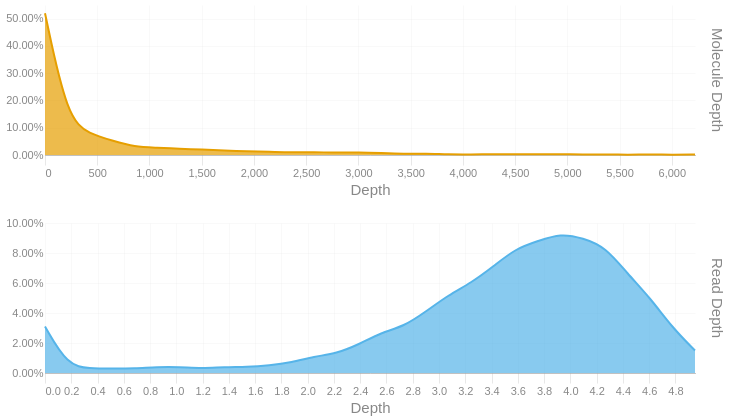

Notebook cell for this chart:
### Code cell
readdep = depth_hist(tb['Read Depth'], q99, 3)
readdep = readdep.with_columns(pl.lit('Read Depth').alias('Metric'))
if not SKIPLR:
    moldep = depth_hist(tb['Molecule Depth'], mol_q99, 1)
    moldep = moldep.with_columns(pl.lit('Molecule Depth').alias('Metric'))
    _hist = pl.concat([readdep, moldep])
    _hist = _hist.filter(pl.col('Proportion') != 0)
    with SafeRender(_hist):
        (
            alt.Chart(_hist)        
            .mark_area(interpolate = "basis")
            .encode(
                x=alt.X('Bin:Q').scale(domainMin=0).axis(alt.Axis(title='Depth')),
                y = alt.Y('Proportion:Q', title = None).axis(format = '.2%'),
                color = alt.Color('Metric:N').legend(None),
                row = alt.Row("Metric:N").header(title = None, labelOrient = 'right'),
                tooltip = [
                    alt.Tooltip("Metric:N", title = "Metric"),
                    alt.Tooltip('Interval:N', title = "Depth Interval"),
                    alt.Tooltip('Proportion:Q', title = "% Alignments").format('.2%')
                ]
            )
            .resolve_scale(x='independent', y='independent')
            .properties(
                height = 150, width = 650,
                usermeta={'embedOptions': {'downloadFileName': f'{samplename}.depth.hist'}}
            )
        ).display()
else:
    readdep = readdep.filter(pl.col('Proportion') != 0)
    with SafeRender(readdep):
        (
            alt.Chart(readdep)        
            .mark_area(interpolate = "basis")
            .encode(
                x=alt.X('Bin:Q').scale(domainMin=0).axis(alt.Axis(title='Depth')),
                y = alt.Y('Proportion:Q', title = None).axis(format = '.2%'),
                tooltip = [
                    alt.Tooltip('Interval:N', title = "Depth Interval"),
                    alt.Tooltip('Proportion:Q', title = "% Alignments").format('.2%')
                ]
            )
            .properties(
                usermeta={'embedOptions': {'downloadFileName': f'{samplename}.depth.hist'}}
            )
        ).display()

### Figure 1 — Vega-Lite specification as saved in the notebook (floating-point values rounded to 4 significant figures)
{"width": 650, "height": 150, "config": {"title": {"anchor": "start", "dy": -15, "fontSize": 18, "color": "#888888", "subtitleColor": "#888888", "subtitleFontSize": 14}, "arc": {"fill": "#0072B2"}, "axis": {"domainColor": "#888888", "domainWidth": 0.5, "gridWidth": 0.2, "grid": false, "titleFontWeight": 400, "titleFontSize": 15, "labelFontSize": 11, "labelColor": "#888888", "tickColor": "#888888", "tickWidth": 0.2, "titleColor": "#888888"}, "axisBand": {"grid": false}, "axisX": {"grid": true, "tickSize": 10, "domainCap": "round"}, "axisY": {"domain": false, "grid": true, "tickSize": 0, "domainCap": "round"}, "background": "transparent", "header": {"labelFontSize": 15, "labelColor": "#888888", "titleFontSize": 15, "titleFontWeight": 600, "titleColor": "#888888"}, "legend": {"labelFont": "sans-serif", "labelFontSize": 12, "labelColor": "#888888", "symbolSize": 100, "symbolType": "circle", "titleFontSize": 12, "titlePadding": 10, "titleColor": "#888888", "title": null}, "range": {"category": ["#E69F00", "#56B4E9", "#009E73", "#F0E442", "#0072B2", "#D55E00", "#CC79A7", "#000000"], "diverging": ["#cfe8f3", "#a2d4ec", "#73bfe2", "#46abdb", "#1696d2", "#12719e"]}, "area": {"fill": "#0072B2", "fillOpacity": 0.7, "line": true, "strokeOpacity": 0.7}, "line": {"color": "#0072B2", "stroke": "#0072B2", "strokeWidth": 2}, "trail": {"color": "#0072B2", "stroke": "#0072B2", "strokeWidth": 0, "size": 1}, "point": {"filled": true, "fillOpacity": 1.0, "size": 95}, "text": {"color": "#888888", "fontSize": 11, "align": "right", "fontWeight": 400, "size": 11}, "bar": {"fill": "#0072B2", "stroke": null}, "view": {"stroke": null, "continuousWidth": 660, "continuousHeight": 400}}, "data": {"name": "data-7b28c6ea65c0bbb6fe149af203a35184"}, "mark": {"type": "area", "interpolate": "basis"}, "encoding": {"color": {"field": "Metric", "legend": null, "type": "nominal"}, "row": {"field": "Metric", "header": {"title": null, "labelOrient": "right"}, "type": "nominal"}, "tooltip": [{"field": "Metric", "title": "Metric", "type": "nominal"}, {"field": "Interval", "title": "Depth Interval", "type": "nominal"}, {"field": "Proportion", "format": ".2%", "title": "% Alignments", "type": "quantitative"}], "x": {"axis": {"title": "Depth"}, "field": "Bin", "scale": {"domainMin": 0}, "type": "quantitative"}, "y": {"axis": {"format": ".2%"}, "field": "Proportion", "title": null, "type": "quantitative"}}, "resolve": {"scale": {"x": "independent", "y": "independent"}}, "usermeta": {"embedOptions": {"downloadFileName": "S6_Musquodoboit_1545.depth.hist"}}, "$schema": "https://vega.github.io/schema/vega-lite/v6.1.0.json", "datasets": {"data-7b28c6ea65c0bbb6fe149af203a35184": [{"Bin": 0.0, "Interval": "0.0-0.171", "Proportion": 0.031, "Metric": "Read Depth"}, {"Bin": 0.171, "Interval": "0.171-0.341", "Proportion": 0.005, "Metric": "Read Depth"}, {"Bin": 0.341, "Interval": "0.341-0.512", "Proportion": 0.003, "Metric": "Read Depth"}, {"Bin": 0.512, "Interval": "0.512-0.683", "Proportion": 0.003, "Metric": "Read Depth"}, {"Bin": 0.683, "Interval": "0.683-0.853", "Proportion": 0.003, "Metric": "Read Depth"}, {"Bin": 0.853, "Interval": "0.853-1.024", "Proportion": 0.004, "Metric": "Read Depth"}, {"Bin": 1.024, "Interval": "1.024-1.195", "Proportion": 0.004, "Metric": "Read Depth"}, {"Bin": 1.195, "Interval": "1.195-1.365", "Proportion": 0.003, "Metric": "Read Depth"}, {"Bin": 1.365, "Interval": "1.365-1.536", "Proportion": 0.004, "Metric": "Read Depth"}, {"Bin": 1.536, "Interval": "1.536-1.707", "Proportion": 0.004, "Metric": "Read Depth"}, {"Bin": 1.707, "Interval": "1.707-1.877", "Proportion": 0.005, "Metric": "Read Depth"}, {"Bin": 1.877, "Interval": "1.877-2.048", "Proportion": 0.007, "Metric": "Read Depth"}, {"Bin": 2.048, "Interval": "2.048-2.219", "Proportion": 0.011, "Metric": "Read Depth"}, {"Bin": 2.219, "Interval": "2.219-2.389", "Proportion": 0.013, "Metric": "Read Depth"}, {"Bin": 2.389, "Interval": "2.389-2.56", "Proportion": 0.019, "Metric": "Read Depth"}, {"Bin": 2.56, "Interval": "2.56-2.731", "Proportion": 0.027, "Metric": "Read Depth"}, {"Bin": 2.731, "Interval": "2.731-2.901", "Proportion": 0.031, "Metric": "Read Depth"}, {"Bin": 2.901, "Interval": "2.901-3.072", "Proportion": 0.041, "Metric": "Read Depth"}, {"Bin": 3.072, "Interval": "3.072-3.243", "Proportion": 0.052, "Metric": "Read Depth"}, {"Bin": 3.243, "Interval": "3.243-3.413", "Proportion": 0.06, "Metric": "Read Depth"}, {"Bin": 3.413, "Interval": "3.413-3.584", "Proportion": 0.071, "Metric": "Read Depth"}, {"Bin": 3.584, "Interval": "3.584-3.755", "Proportion": 0.083, "Metric": "Read Depth"}, {"Bin": 3.755, "Interval": "3.755-3.925", "Proportion": 0.088, "Metric": "Read Depth"}, {"Bin": 3.925, "Interval": "3.925-4.096", "Proportion": 0.093, "Metric": "Read Depth"}, {"Bin": 4.096, "Interval": "4.096-4.267", "Proportion": 0.09, "Metric": "Read Depth"}, {"Bin": 4.267, "Interval": "4.267-4.437", "Proportion": 0.084, "Metric": "Read Depth"}, {"Bin": 4.437, "Interval": "4.437-4.608", "Proportion": 0.066, "Metric": "Read Depth"}, {"Bin": 4.608, "Interval": "4.608-4.779", "Proportion": 0.05, "Metric": "Read Depth"}, {"Bin": 4.779, "Interval": "4.779-4.949", "Proportion": 0.03, "Metric": "Read Depth"}, {"Bin": 4.949, "Interval": "4.949-5.12", "Proportion": 0.015, "Metric": "Read Depth"}, {"Bin": 0.0, "Interval": "0.0-214.5", "Proportion": 0.52, "Metric": "Molecule Depth"}, {"Bin": 214.5, "Interval": "214.5-429.1", "Proportion": 0.132, "Metric": "Molecule Depth"}, {"Bin": 429.1, "Interval": "429.1-643.6", "Proportion": 0.077, "Metric": "Molecule Depth"}, {"Bin": 643.6, "Interval": "643.6-858.2", "Proportion": 0.053, "Metric": "Molecule Depth"}, {"Bin": 858.2, "Interval": "858.2-1072.7", "Proportion": 0.029, "Metric": "Molecule Depth"}, {"Bin": 1073.0, "Interval": "1072.7-1287.3", "Proportion": 0.027, "Metric": "Molecule Depth"}, {"Bin": 1287.0, "Interval": "1287.3-1501.8", "Proportion": 0.023, "Metric": "Molecule Depth"}, {"Bin": 1502.0, "Interval": "1501.8-1716.4", "Proportion": 0.02, "Metric": "Molecule Depth"}, {"Bin": 1716.0, "Interval": "1716.4-1930.9", "Proportion": 0.016, "Metric": "Molecule Depth"}, {"Bin": 1931.0, "Interval": "1930.9-2145.5", "Proportion": 0.013, "Metric": "Molecule Depth"}, {"Bin": 2146.0, "Interval": "2145.5-2360.0", "Proportion": 0.012, "Metric": "Molecule Depth"}, {"Bin": 2360.0, "Interval": "2360.0-2574.6", "Proportion": 0.01, "Metric": "Molecule Depth"}, {"Bin": 2575.0, "Interval": "2574.6-2789.1", "Proportion": 0.011, "Metric": "Molecule Depth"}, {"Bin": 2789.0, "Interval": "2789.1-3003.7", "Proportion": 0.008, "Metric": "Molecule Depth"}, {"Bin": 3004.0, "Interval": "3003.7-3218.2", "Proportion": 0.01, "Metric": "Molecule Depth"}, {"Bin": 3218.0, "Interval": "3218.2-3432.8", "Proportion": 0.007, "Metric": "Molecule Depth"}, {"Bin": 3433.0, "Interval": "3432.8-3647.3", "Proportion": 0.004, "Metric": "Molecule Depth"}, {"Bin": 3647.0, "Interval": "3647.3-3861.9", "Proportion": 0.005, "Metric": "Molecule Depth"}, {"Bin": 3862.0, "Interval": "3861.9-4076.4", "Proportion": 0.002, "Metric": "Molecule Depth"}, {"Bin": 4076.0, "Interval": "4076.4-4291.0", "Proportion": 0.002, "Metric": "Molecule Depth"}, {"Bin": 4291.0, "Interval": "4291.0-4505.5", "Proportion": 0.003, "Metric": "Molecule Depth"}, {"Bin": 4506.0, "Interval": "4505.5-4720.0", "Proportion": 0.003, "Metric": "Molecule Depth"}, {"Bin": 4720.0, "Interval": "4720.0-4934.6", "Proportion": 0.002, "Metric": "Molecule Depth"}, {"Bin": 4935.0, "Interval": "4934.6-5149.1", "Proportion": 0.003, "Metric": "Molecule Depth"}, {"Bin": 5149.0, "Interval": "5149.1-5363.7", "Proportion": 0.002, "Metric": "Molecule Depth"}, {"Bin": 5364.0, "Interval": "5363.7-5578.2", "Proportion": 0.002, "Metric": "Molecule Depth"}, {"Bin": 5578.0, "Interval": "5578.2-5792.8", "Proportion": 0.001, "Metric": "Molecule Depth"}, {"Bin": 5793.0, "Interval": "5792.8-6007.3", "Proportion": 0.002, "Metric": "Molecule Depth"}, {"Bin": 6007.0, "Interval": "6007.3-6221.9", "Proportion": 0.001, "Metric": "Molecule Depth"}, {"Bin": 6222.0, "Interval": "6221.9-6436.43", "Proportion": 0.002, "Metric": "Molecule Depth"}]}}
